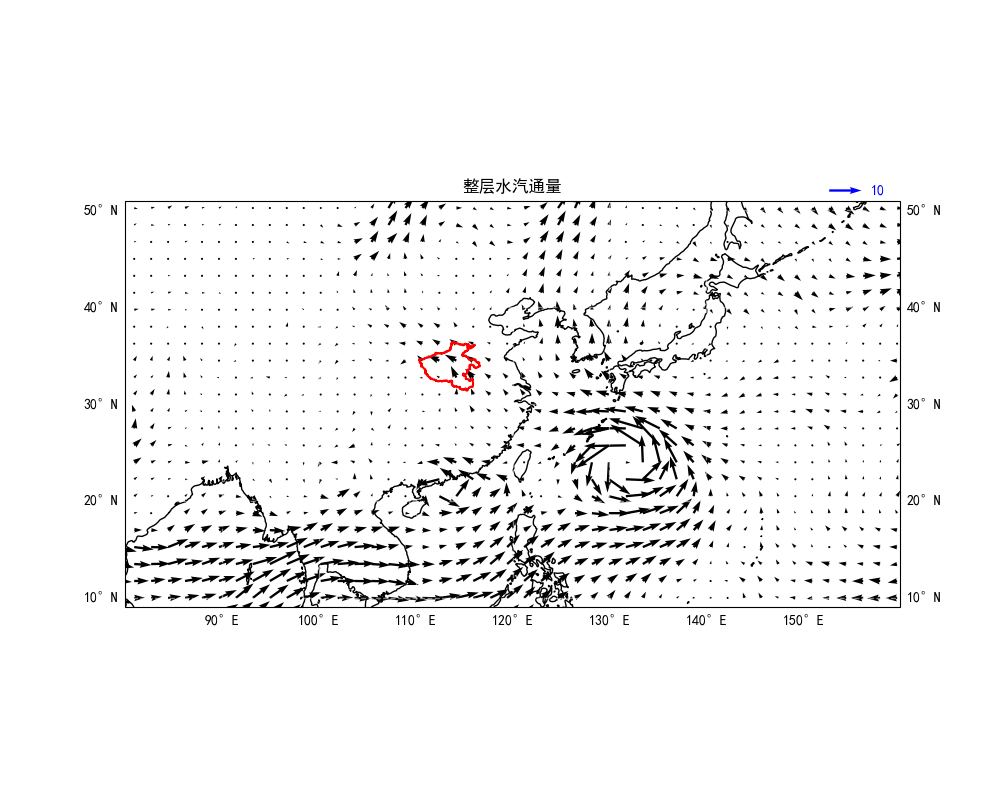

This figure's Python source:
import xarray as xr
import numpy as np
import matplotlib.pyplot as plt
import cartopy.crs as ccrs
import cartopy.feature as cfeature
import geopandas as gpd  # 新增的库，用于加载和绘制shapefile
from cnmaps import get_adm_maps, draw_map

# 设置matplotlib支持中文显示
plt.rcParams["font.sans-serif"] = ["SimHei"]  # 'SimHei' 是一种支持中文的字体
plt.rcParams["axes.unicode_minus"] = False  # 正确显示负号

# 合并2月和3月的数据
dataset = xr.open_dataset(r"D:\Download\presure level.nc")
dataset1 = xr.open_dataset(r"D:\Download\q.nc")

dataset = xr.open_dataset(r"D:\Download\presure level.nc")
dataset1 = xr.open_dataset(r"D:\Download\q.nc")

g = 9.80665

# 定义时间范围，提取7月19日的数据
start_date = "2021-07-19T08:00:00"
end_date = "2021-07-20T04:00:00"

# 筛选出7月19日的数据
dataset = dataset.sel(valid_time=slice(start_date, end_date))
dataset1 = dataset1.sel(valid_time=slice(start_date, end_date))

# 对数据进行时间平均
# 获取各数据变量
u = dataset["u"].values
v = dataset["v"].values
q = dataset["q"].values
sp = dataset1["sp"].values
lev = dataset["pressure_level"].values
# 获取经纬度
lon = dataset["longitude"].values
lat = dataset["latitude"].values

# 初始化整层积分水汽通量
qv_u = u * q
qv_v = v * q

# 处理地表以下气压层的数据
for i in range(len(lev)):
    qv_u[:, i, :, :] = xr.where(sp > lev[i], qv_u[:, i, :, :], 0.0)
    qv_v[:, i, :, :] = xr.where(sp > lev[i], qv_v[:, i, :, :], 0.0)

vint_qvu = -np.trapz(qv_u, lev, axis=1) / g
vint_qvv = -np.trapz(qv_v, lev, axis=1) / g

# 创建一个PlateCarree投影的地图
fig = plt.figure(figsize=(10, 8))
ax = plt.axes(projection=ccrs.PlateCarree())

# 限定地图范围
ax.set_extent([80, 160, 9, 51], crs=ccrs.PlateCarree())

# 添加海岸线
ax.coastlines()

# 添加经纬度网格
gl = ax.gridlines(
    draw_labels=True, linewidth=1, color="white", alpha=0.5, linestyle="--"
)
gl.top_labels = False

# 计算整层水汽通量的大小
qv_magnitude = np.sqrt(vint_qvu**2 + vint_qvv**2)

# 降采样风向箭头
stride = (7, 7)  # 每隔7个格点绘制一个箭头

# 绘制整层水汽通量矢量箭头
q = ax.quiver(
    lon[:: stride[1]],
    lat[:: stride[0]],
    vint_qvu[0, :: stride[0], :: stride[1]],
    vint_qvv[0, :: stride[0], :: stride[1]],
    angles="xy",
    scale=240,
    width=0.0030,
    transform=ccrs.PlateCarree(),
    color="black",  # 使用单一颜色表示方向
)

ax.quiverkey(q, 0.95, 1.025, 10, "10", labelpos="E", color="b", labelcolor="b")

# 6. 使用 cartopy 和 cnmaps 绘制行政区划和栅格数据
# 获取河南省和郑州市的行政边界
henan = get_adm_maps(province="河南省", only_polygon=True, record="first")
zhengzhou = get_adm_maps(city="郑州市", only_polygon=True, record="first")

draw_map(henan, ax=ax, color="r", linewidth=1.5)

# 设置标题
ax.set_title("整层水汽通量")

plt.show()
